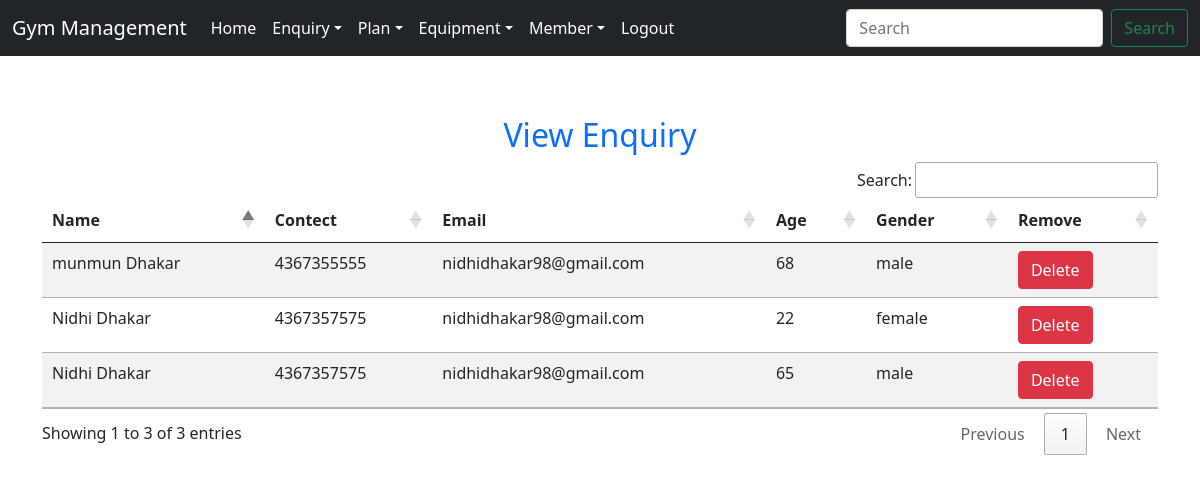
The page /view_enquiry (signed in) on the database its author committed.
### gym/models.py (models this page shows, shortened)
class Enquiry(models.Model):
    name = models.CharField(max_length= 60)
    contect = models.CharField(max_length= 10)
    emailid = models.CharField(max_length= 60)
    age = models.CharField(max_length= 40)
    gender = models.CharField(max_length= 10)

### gym/views.py (the view)
# urls.py: path('view_enquiry', View_Enquiry , name="view_enquiry"),
def View_Enquiry(request):
    if not request.user.is_staff:
        return redirect('login')
    enq =  Enquiry.objects.all()
    d = {'enq': enq}
    return render (request, 'view_enquiry.html', d )

### gym/templates/view_enquiry.html
{% extends 'navigation.html' %}
{% block body %}
<div class="container" style="margin-top:60px">
  <h2 class="text-center text-primary font-weight-bold">View Enquiry</h2>
   <table  id="example" class= "table table-striped">
    <thead>
        <tr>
            <th>Name</th>
            <th>Contect</th>
            <th>Email</th>
            <th>Age</th>
            <th>Gender</th>
            <th>Remove</th>
        </tr>
    </thead>
    <tbody>
    {% for  i in enq %}
      <tr>
      <td>{{i.name}}</td>
      <td>{{i.contect}}</td>
      <td>{{i.emailid}}</td>
      <td>{{i.age}}</td>
      <td>{{i.gender}}</td>
      <td><a class= "btn btn-danger" href="delete_enquiry/{{i.id}} "  onclick="return confirm (  'Are you sure?'  )">Delete</a></td>
      </tr>
    {% endfor %}
    </tbody>
   </table>
</div>
{% endblock %}

### gym/templates/navigation.html (shortened to what this page needs)
<!doctype html>
<html lang="en">
<head>
  {% load static %}
  <link href="https://cdn.jsdelivr.net/npm/bootstrap@5.0.1/dist/css/bootstrap.min.css" rel="stylesheet"
>
  <link rel="stylesheet" href=" {% static 'css/mystyle.css' %}">
<link rel="stylesheet" href=" https://cdn.datatables.net/1.10.25/css/jquery.dataTables.min.css">
<link rel="stylesheet" href=" https://cdn.datatables.net/buttons/1.7.1/css/buttons.dataTables.min.css">
</head>
<body>
  <nav class="navbar navbar-expand-lg navbar-dark bg-dark">
    <div class="container-fluid">
      <a class="navbar-brand" href="">Gym Management</a>
      <div class="collapse navbar-collapse" id="navbarSupportedContent">
        <ul class="navbar-nav me-auto mb-2 mb-lg-0">
          {%if request.user.is_staff%}
          <li class="nav-item">
            <a class="nav-link "  href="/">Home</a>
          </li>
          <li class="nav-item dropdown">
            <a class="nav-link dropdown-toggle" href="#" id="" data-bs-toggle="dropdown">Enquiry</a>
          </li>
          <li class="nav-item dropdown">
            <a class="nav-link dropdown-toggle" href="#" id="" data-bs-toggle="dropdown">Plan</a>
          </li>
          <li class="nav-item dropdown">
            <a class="nav-link dropdown-toggle" href="#" id="" data-bs-toggle="dropdown">Equipment</a>
          </li>
          <li class="nav-item dropdown">
            <a class="nav-link dropdown-toggle" href="#" id="" data-bs-toggle="dropdown">Member</a>
          </li>
          <li class="nav-item">
            <a class="nav-link " aria-current="page" href="/logout">Logout</a>
          </li>
          {% endif %}
        </ul>
        <form class="d-flex">
          <input class="form-control me-2" type="search" placeholder="Search" aria-label="Search">
          <button class="btn btn-outline-success" type="submit">Search</button>
        </form>
      </div>
    </div>
  </nav>
</body>
</html>
{% block body %}
{% endblock %}

### gym/static/css/mystyle.css (style rules this page uses)
.nav-link { color:white !important; }
.navbar-brand { color: white !important; }

### rows shown on the page
Enquiry: name "Nidhi Dhakar", contect "4367357575", emailid "nidhidhakar98@gmail.com", age "22", gender "female"
Enquiry: name "munmun Dhakar", contect "4367355555", emailid "nidhidhakar98@gmail.com", age "68", gender "male"
Enquiry: name "Nidhi Dhakar", contect "4367357575", emailid "nidhidhakar98@gmail.com", age "65", gender "male"
